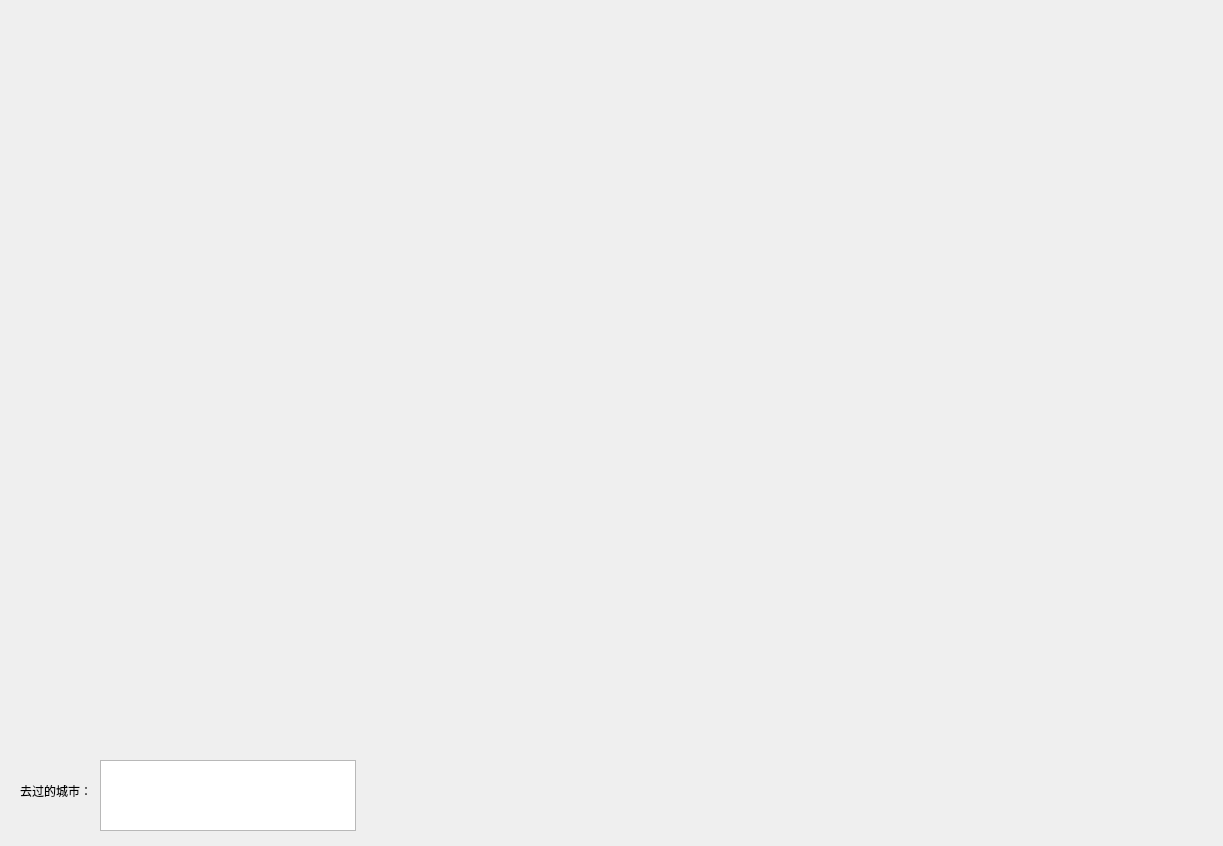
<?xml version="1.0" encoding="UTF-8"?>
<ui version="4.0">
 <class>LastWindow</class>
 <widget class="QDialog" name="LastWindow">
  <property name="geometry">
   <rect>
    <x>0</x>
    <y>0</y>
    <width>1223</width>
    <height>846</height>
   </rect>
  </property>
  <property name="windowTitle">
   <string>Dialog</string>
  </property>
  <widget class="QTextBrowser" name="textBrowser">
   <property name="geometry">
    <rect>
     <x>100</x>
     <y>760</y>
     <width>256</width>
     <height>71</height>
    </rect>
   </property>
  </widget>
  <widget class="QLabel" name="label">
   <property name="geometry">
    <rect>
     <x>20</x>
     <y>780</y>
     <width>71</width>
     <height>21</height>
    </rect>
   </property>
   <property name="text">
    <string>去过的城市：</string>
   </property>
  </widget>
  <widget class="QLabel" name="label_cq">
   <property name="geometry">
    <rect>
     <x>680</x>
     <y>530</y>
     <width>61</width>
     <height>21</height>
    </rect>
   </property>
   <property name="text">
    <string/>
   </property>
  </widget>
  <widget class="QLabel" name="label_bj">
   <property name="geometry">
    <rect>
     <x>840</x>
     <y>320</y>
     <width>54</width>
     <height>12</height>
    </rect>
   </property>
   <property name="text">
    <string/>
   </property>
  </widget>
  <widget class="QLabel" name="label_xg">
   <property name="geometry">
    <rect>
     <x>840</x>
     <y>730</y>
     <width>54</width>
     <height>12</height>
    </rect>
   </property>
   <property name="text">
    <string/>
   </property>
  </widget>
  <widget class="QLabel" name="label_sh">
   <property name="geometry">
    <rect>
     <x>980</x>
     <y>500</y>
     <width>54</width>
     <height>12</height>
    </rect>
   </property>
   <property name="text">
    <string/>
   </property>
  </widget>
  <widget class="QLabel" name="label_tj">
   <property name="geometry">
    <rect>
     <x>870</x>
     <y>320</y>
     <width>54</width>
     <height>12</height>
    </rect>
   </property>
   <property name="text">
    <string/>
   </property>
  </widget>
  <widget class="QLabel" name="label_lz">
   <property name="geometry">
    <rect>
     <x>600</x>
     <y>410</y>
     <width>54</width>
     <height>12</height>
    </rect>
   </property>
   <property name="text">
    <string/>
   </property>
  </widget>
  <widget class="QLabel" name="label_am">
   <property name="geometry">
    <rect>
     <x>850</x>
     <y>720</y>
     <width>54</width>
     <height>12</height>
    </rect>
   </property>
   <property name="text">
    <string/>
   </property>
  </widget>
  <widget class="QLabel" name="label_by">
   <property name="geometry">
    <rect>
     <x>640</x>
     <y>440</y>
     <width>54</width>
     <height>12</height>
    </rect>
   </property>
   <property name="text">
    <string/>
   </property>
  </widget>
  <widget class="QLabel" name="label_dh">
   <property name="geometry">
    <rect>
     <x>480</x>
     <y>330</y>
     <width>54</width>
     <height>12</height>
    </rect>
   </property>
   <property name="text">
    <string/>
   </property>
  </widget>
  <widget class="QLabel" name="label_ts">
   <property name="geometry">
    <rect>
     <x>900</x>
     <y>310</y>
     <width>54</width>
     <height>12</height>
    </rect>
   </property>
   <property name="text">
    <string/>
   </property>
  </widget>
  <widget class="QLabel" name="label_sjz">
   <property name="geometry">
    <rect>
     <x>790</x>
     <y>310</y>
     <width>54</width>
     <height>12</height>
    </rect>
   </property>
   <property name="text">
    <string/>
   </property>
  </widget>
  <widget class="QLabel" name="label_zjk">
   <property name="geometry">
    <rect>
     <x>800</x>
     <y>340</y>
     <width>54</width>
     <height>16</height>
    </rect>
   </property>
   <property name="text">
    <string/>
   </property>
  </widget>
  <widget class="QLabel" name="gs">
   <property name="geometry">
    <rect>
     <x>357</x>
     <y>265</y>
     <width>411</width>
     <height>291</height>
    </rect>
   </property>
   <property name="text">
    <string/>
   </property>
  </widget>
  <widget class="QLabel" name="cq">
   <property name="geometry">
    <rect>
     <x>596</x>
     <y>489</y>
     <width>185</width>
     <height>113</height>
    </rect>
   </property>
   <property name="text">
    <string/>
   </property>
  </widget>
  <widget class="QLabel" name="bj">
   <property name="geometry">
    <rect>
     <x>830</x>
     <y>275</y>
     <width>121</width>
     <height>101</height>
    </rect>
   </property>
   <property name="text">
    <string/>
   </property>
  </widget>
  <widget class="QLabel" name="hb">
   <property name="geometry">
    <rect>
     <x>793</x>
     <y>238</y>
     <width>171</width>
     <height>221</height>
    </rect>
   </property>
   <property name="text">
    <string/>
   </property>
  </widget>
  <widget class="QLabel" name="hn">
   <property name="geometry">
    <rect>
     <x>727</x>
     <y>420</y>
     <width>121</width>
     <height>101</height>
    </rect>
   </property>
   <property name="text">
    <string/>
   </property>
  </widget>
  <widget class="QLabel" name="zj">
   <property name="geometry">
    <rect>
     <x>878</x>
     <y>490</y>
     <width>181</width>
     <height>161</height>
    </rect>
   </property>
   <property name="text">
    <string/>
   </property>
  </widget>
  <widget class="QLabel" name="ah">
   <property name="geometry">
    <rect>
     <x>775</x>
     <y>398</y>
     <width>151</width>
     <height>181</height>
    </rect>
   </property>
   <property name="text">
    <string/>
   </property>
  </widget>
  <widget class="QLabel" name="hlj">
   <property name="geometry">
    <rect>
     <x>859</x>
     <y>-20</y>
     <width>411</width>
     <height>311</height>
    </rect>
   </property>
   <property name="text">
    <string/>
   </property>
  </widget>
  <widget class="QLabel" name="jl">
   <property name="geometry">
    <rect>
     <x>937</x>
     <y>151</y>
     <width>251</width>
     <height>185</height>
    </rect>
   </property>
   <property name="text">
    <string/>
   </property>
  </widget>
  <widget class="QLabel" name="ln">
   <property name="geometry">
    <rect>
     <x>890</x>
     <y>191</y>
     <width>201</width>
     <height>201</height>
    </rect>
   </property>
   <property name="text">
    <string/>
   </property>
  </widget>
  <widget class="QLabel" name="nmg">
   <property name="geometry">
    <rect>
     <x>470</x>
     <y>27</y>
     <width>921</width>
     <height>411</height>
    </rect>
   </property>
   <property name="text">
    <string/>
   </property>
  </widget>
  <widget class="QLabel" name="xj">
   <property name="geometry">
    <rect>
     <x>9</x>
     <y>83</y>
     <width>491</width>
     <height>421</height>
    </rect>
   </property>
   <property name="text">
    <string/>
   </property>
  </widget>
  <widget class="QLabel" name="fj">
   <property name="geometry">
    <rect>
     <x>803</x>
     <y>586</y>
     <width>141</width>
     <height>131</height>
    </rect>
   </property>
   <property name="text">
    <string/>
   </property>
  </widget>
  <widget class="QLabel" name="jx">
   <property name="geometry">
    <rect>
     <x>770</x>
     <y>551</y>
     <width>171</width>
     <height>151</height>
    </rect>
   </property>
   <property name="text">
    <string/>
   </property>
  </widget>
  <widget class="QLabel" name="sc">
   <property name="geometry">
    <rect>
     <x>470</x>
     <y>455</y>
     <width>221</width>
     <height>201</height>
    </rect>
   </property>
   <property name="text">
    <string/>
   </property>
  </widget>
  <widget class="QLabel" name="js">
   <property name="geometry">
    <rect>
     <x>823</x>
     <y>426</y>
     <width>151</width>
     <height>141</height>
    </rect>
   </property>
   <property name="text">
    <string/>
   </property>
  </widget>
  <widget class="QLabel" name="sd">
   <property name="geometry">
    <rect>
     <x>797</x>
     <y>321</y>
     <width>181</width>
     <height>171</height>
    </rect>
   </property>
   <property name="text">
    <string/>
   </property>
  </widget>
  <widget class="QLabel" name="sh">
   <property name="geometry">
    <rect>
     <x>930</x>
     <y>482</y>
     <width>121</width>
     <height>101</height>
    </rect>
   </property>
   <property name="text">
    <string/>
   </property>
  </widget>
  <widget class="QLabel" name="tj">
   <property name="geometry">
    <rect>
     <x>837</x>
     <y>297</y>
     <width>161</width>
     <height>101</height>
    </rect>
   </property>
   <property name="text">
    <string/>
   </property>
  </widget>
  <zorder>hb</zorder>
  <zorder>bj</zorder>
  <zorder>cq</zorder>
  <zorder>gs</zorder>
  <zorder>textBrowser</zorder>
  <zorder>label</zorder>
  <zorder>label_cq</zorder>
  <zorder>label_bj</zorder>
  <zorder>label_xg</zorder>
  <zorder>label_sh</zorder>
  <zorder>label_tj</zorder>
  <zorder>label_am</zorder>
  <zorder>label_by</zorder>
  <zorder>label_dh</zorder>
  <zorder>label_ts</zorder>
  <zorder>label_sjz</zorder>
  <zorder>label_zjk</zorder>
  <zorder>label_lz</zorder>
  <zorder>hn</zorder>
  <zorder>zj</zorder>
  <zorder>ah</zorder>
  <zorder>hlj</zorder>
  <zorder>jl</zorder>
  <zorder>ln</zorder>
  <zorder>nmg</zorder>
  <zorder>xj</zorder>
  <zorder>fj</zorder>
  <zorder>jx</zorder>
  <zorder>sc</zorder>
  <zorder>js</zorder>
  <zorder>sd</zorder>
  <zorder>sh</zorder>
  <zorder>tj</zorder>
 </widget>
 <resources/>
 <connections/>
</ui>
